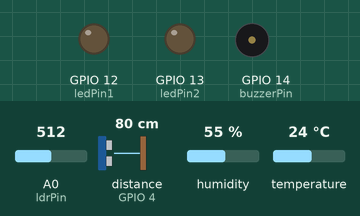
Recording of a sketch running on a simulated ESP8266 (NodeMCU). On the bench: output pins drawn as LEDs (lit = HIGH), buzzer (waves = sounding, pin HIGH). Wiring (inferred from the names in the program): ultrasonic range finder: trigger GPIO 5; echo GPIO 4. The inputs (shaded band) are chosen by the test bench; at power-on: distance to the obstacle (sensor on GPIO 4) 80 cm, A0 (ldrPin) = 512, humidity 55 %, temperature 24 °C. The echo pulse lasts 58.3 µs per cm; WiFi joins after 1.5 s; servers stay silent unless stated; no MQTT or app messages arrive unless stated; pins used as bus, display or sensor lines are not drawn; what the sketch prints to the serial monitor is not drawn.

Above: at 2.7 s.
2.8 s: distance to the obstacle (sensor on GPIO 4) set to 12 cm
6.0 s: distance to the obstacle (sensor on GPIO 4) set to 9 cm
At 7.2 s:
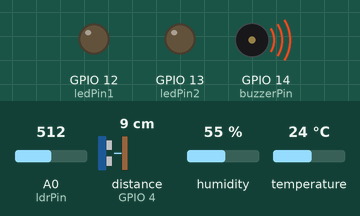
Timing chart, 0 to 9.0 s (numbered marks = the images above; inputs shaded):
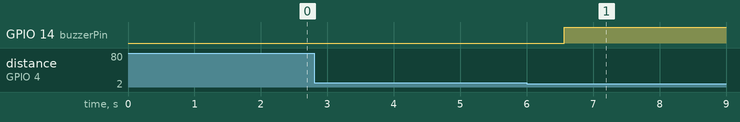

Measured:
- the behaviour switches between 11 and 10 cm on distance to the obstacle (sensor on GPIO 4) (found by bisection; images 0 and 1)
- after the input at 2.8 s, every drawn part: stays the same
- after the input at 6.0 s, GPIO 14 (buzzerPin): LOW → HIGH after 0.56 s

The sketch:

Sensor_dgn_MQTT.ino
```cpp
#include "DHT.h"         // Library untuk sensor DHTxx
#include <ESP8266WiFi.h> // Untuk ESP8266.
#include <PubSubClient.h> // Library MQTT Client

// --- Konfigurasi Wi-Fi ---
const char *ssid = "Aga";     // Nama Wi-FI
const char *password = "agoel123";     // Password wi-Fi

// --- Konfigurasi MQTT Broker ---
const char *mqtt_broker = "broker.emqx.io"; // GANTI DENGAN IP BROKER MQTT ANDA
const char *topic_publish = "71220830"; // Topik untuk mempublikasikan data sensor
const char *mqtt_username = ""; // KOSONGKAN "" JIKA TIDAK ADA USERNAME/PASSWORD
const char *mqtt_password = ""; // KOSONGKAN "" JIKA TIDAK ADA USERNAME/PASSWORD
const int mqtt_port = 1883;

const char *mqtt_client_id_prefix = "esp8266-sensor-"; // ID unik, akan ditambah MAC address

WiFiClient espClient;
PubSubClient client(espClient);

// --- Konfigurasi Sensor DHTxx ---
#define DHTPIN 2    // D4 (GPIO2) - Pin Digital yang terhubung ke sensor DHT
#define DHTTYPE DHT22 // Tipe sensor DHT yang digunakan (DHT22 atau DHT11)
DHT dht(DHTPIN, DHTTYPE);

// --- Konfigurasi Sensor Ultrasonik HC-SR04 ---
const int trigPin = 5; // D1 (GPIO5) - Pin Trigger sensor
const int echoPin = 4; // D2 (GPIO4) - Pin Echo sensor

// --- Konfigurasi Buzzer ---
const int buzzerPin = 14; // D5 (GPIO14) - Pin Digital yang terhubung ke buzzer

// --- Konfigurasi LDR (Light Dependent Resistor) ---
const int ldrPin = A0; // A0 (GPIO17) - Pin Analog untuk LDR

// --- Konfigurasi LED ---
const int ledPin1 = 12; // D6 (GPIO12) - Pin Digital untuk LED 1
const int ledPin2 = 13; // D7 (GPIO13) - Pin Digital untuk LED 2

// --- Variabel Global ---
long duration; // Durasi pulsa suara untuk sensor HC-SR04
int distance;  // Jarak dalam cm dari sensor HC-SR04
int ldrValue;  // Nilai pembacaan dari LDR (0-1023)

unsigned long lastSendTime = 0;
const unsigned long sendInterval = 1000; // Kirim data setiap 1 detik (1000 milidetik)

char jsonBuffer[150]; // Buffer JSON

// --- Variabel untuk Kontrol Database dari Serial (dengan Debouncing) ---
bool sendToDatabase = true; // Default: kirim ke database (1)
int incomingBtnState = -1; // Status tombol terbaru yang diterima dari serial (-1: invalid, 0: off, 1: on)
int lastKnownBtnState = -1; // Status tombol terakhir yang stabil dan diproses
unsigned long lastStateChangeTime = 0; // Waktu terakhir status tombol stabil berubah
const unsigned long serialDebounceDelay = 150; // Debounce delay untuk serial

// --- Fungsi untuk Koneksi Wi-Fi ---
void setup_wifi() {
  delay(10);
  // Serial.print("Menghubungkan ke ");
  // Serial.println(ssid);

  WiFi.begin(ssid, password);

  while (WiFi.status() != WL_CONNECTED) {
    delay(500);
    // Serial.print(".");
  }

  // Serial.println("\nWiFi Terhubung");
}

// --- Fungsi untuk Reconnect ke MQTT Broker ---
void reconnect_mqtt() {
  while (!client.connected()) {
    // Serial.print("Mencoba koneksi MQTT...");
    String client_id = mqtt_client_id_prefix;
    client_id += String(WiFi.macAddress());

    if (client.connect(client_id.c_str(), mqtt_username, mqtt_password)) {
      // Serial.println("terhubung");
      int a = 0;
    } else {
      // Serial.print("gagal, rc=");
      // Serial.print(client.state());
      // Serial.println(" coba lagi dalam 5 detik");
      int a = 0;
      delay(5000);
    }
  }
}

void setup() {
  Serial.begin(9600); // Inisialisasi Serial
  // Serial.println("Sistem Sensor ESP8266 Siap!");

  dht.begin();
  pinMode(trigPin, OUTPUT);
  pinMode(echoPin, INPUT);
  pinMode(buzzerPin, OUTPUT);     // Pin buzzer sebagai OUTPUT
  digitalWrite(buzzerPin, LOW);   // Buzzer mati saat startup

  pinMode(ledPin1, OUTPUT);       // Pin LED1 sebagai OUTPUT
  digitalWrite(ledPin1, LOW);     // LED1 mati saat startup

  pinMode(ledPin2, OUTPUT);       // Pin LED2 sebagai OUTPUT
  digitalWrite(ledPin2, LOW);     // LED2 mati saat startup

  setup_wifi();
  client.setServer(mqtt_broker, mqtt_port);
}

void loop() {
  if (!client.connected()) {
    reconnect_mqtt();
  }
  client.loop();

  // --- Baca dan Debounce data dari Serial (dari Control_Remote) ---
  while (Serial.available()) {
    char incomingChar = Serial.read();

    if (incomingChar == '0') {
      incomingBtnState = 0;
    } else if (incomingChar == '1') {
      incomingBtnState = 1;
    }
  }

  // Logika debouncing:
  if (incomingBtnState != -1) {
    if (incomingBtnState != lastKnownBtnState) {
        lastStateChangeTime = millis();
        lastKnownBtnState = incomingBtnState;
    }

    if ((millis() - lastStateChangeTime) >= serialDebounceDelay) {
        if ((lastKnownBtnState == 0 && sendToDatabase == true) ||
            (lastKnownBtnState == 1 && sendToDatabase == false)) {

            sendToDatabase = (lastKnownBtnState == 1);

            // Serial.print("Status DB: ");
            // Serial.print(sendToDatabase ? "Aktif" : "Nonaktif");
            // Serial.print(" (Diterima stabil: ");
            // Serial.print(lastKnownBtnState);
            // Serial.println(")");
        }
    }
  }

  unsigned long currentMillis = millis();

  if (currentMillis - lastSendTime >= sendInterval) {
    lastSendTime = currentMillis;

    // --- Baca Data Sensor DHT ---
    float h = dht.readHumidity();
    float t = dht.readTemperature();

    if (isnan(h) || isnan(t)) {
      h = -1.0;
      t = -1.0;
      // Serial.println(F("Gagal membaca dari sensor DHT!"));
    }

    // --- Baca Data Sensor HC-SR04 ---
    digitalWrite(trigPin, LOW);
    delayMicroseconds(2);
    digitalWrite(trigPin, HIGH);
    delayMicroseconds(10);
    digitalWrite(trigPin, LOW);

    duration = pulseIn(echoPin, HIGH, 30000);

    if (duration == 0) {
      distance = -1;
      // Serial.println("Error: Tidak ada gema diterima dari sensor Ping.");
    } else {
      distance = duration * 0.034 / 2;
      if (distance > 400 || distance <= 0) {
        distance = -1;
      }
    }

    if (distance != -1 && distance < 10) {
      digitalWrite(buzzerPin, HIGH);
      // Serial.println("Jarak kurang dari 10 cm! BUZZER ON!");
    } else {
      digitalWrite(buzzerPin, LOW);
    }

    // --- Baca Nilai LDR ---
    ldrValue = analogRead(ldrPin);
    // Serial.print("Nilai LDR: ");
    // Serial.println(ldrValue);

    // --- Kontrol LED berdasarkan nilai LDR ---
    if (ldrValue < 8) {
      digitalWrite(ledPin1, HIGH);
      digitalWrite(ledPin2, HIGH);
      // Serial.println("Kondisi sangat gelap, kedua LED ON.");
    } else {
      digitalWrite(ledPin1, LOW);
      digitalWrite(ledPin2, LOW);
      // Serial.println("Kondisi terang, kedua LED OFF.");
    }

    bool led1State = digitalRead(ledPin1);
    bool led2State = digitalRead(ledPin2);

    // --- Publikasikan Data ke MQTT Broker ---
    snprintf(jsonBuffer, sizeof(jsonBuffer),
             "{\"temperature\":%.2f,\"humidity\":%.2f,\"distance\":%d,\"ldr\":%d,\"led1Status\":%d,\"led2Status\":%d,\"sendToDB\":%s}",
             t, h, distance, ldrValue, led1State, led2State, sendToDatabase ? "true" : "false");

    if (client.publish(topic_publish, jsonBuffer)) {
      // Serial.print("MQTT JSON (lengkap) terkirim ke ");
      // Serial.print(topic_publish);
      // Serial.print(": ");
      // Serial.println(jsonBuffer);
      int a = 0;
    } else {
      // Serial.println("Gagal mengirim data MQTT.");
      int a = 0;
    }

    // --- Cetak Data Debugging ---
    // Serial.println("--- Debug Output Sensor_dgn_MQTT ---");
    // Serial.print("Suhu: ");
    // Serial.print(t, 2);
    // Serial.println(" C");
    // Serial.print("Kelembaban: ");
    // Serial.print(h, 2);
    // Serial.println(" %");
    // Serial.print("Jarak: ");
    // Serial.print(distance);
    // Serial.println(" cm");
    // Serial.print("LDR: ");
    // Serial.println(ldrValue);
    // Serial.print("LED 1 Status: ");
    // Serial.println(led1State ? "ON" : "OFF");
    // Serial.print("LED 2 Status: ");
    // Serial.println(led2State ? "ON" : "OFF");
    // Serial.print("Status Kirim DB: ");
    // Serial.println(sendToDatabase ? "Aktif" : "Nonaktif");
    // Serial.println("--------------------");

    // --- Kirim jarak sensor HC-SR04 lewat serial TX sebagai 2 byte mentah ---
    Serial.write(distance);
  }
}
```
